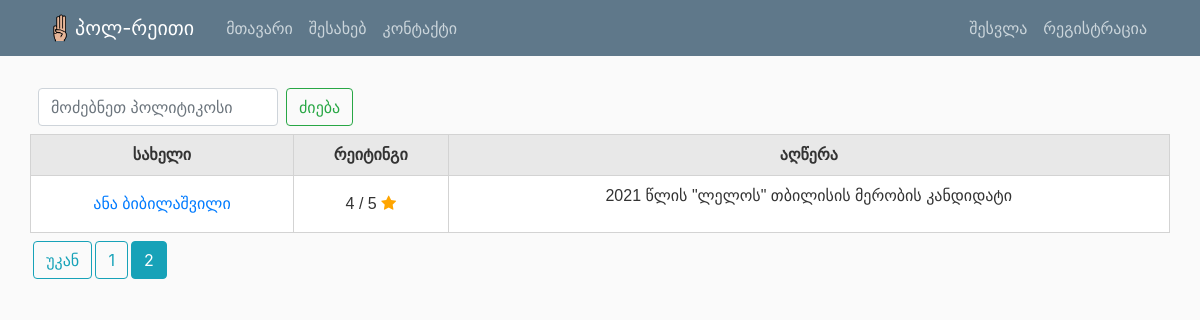
The app's page /search/?page=2 with its own data.
### politicians/models.py (models this page shows, shortened)
class Post(models.Model):
    name = models.CharField(max_length=150)
    description = models.TextField()
    def get_avg_rating(self):
        reviews = Review.objects.filter(postz=self)
        count = len(reviews) or 1
        sum = 0
        for rvw in reviews:
            sum += rvw.general_rate
        return sum/count or ' '

class Review(models.Model):
    approved = models.BooleanField(default=False)
    user = models.ForeignKey(User, on_delete=models.CASCADE)
    postz = models.ForeignKey(Post, related_name="comments", on_delete=models.CASCADE)
    comment = models.TextField(max_length=300, blank=True)
    honesty_rate = models.IntegerField()
    focus_rate = models.IntegerField()
    ambition_rate = models.IntegerField()
    respect_rate = models.IntegerField()
    persuasiveness_rate = models.IntegerField()
    general_rate = models.IntegerField()
    created_at = models.DateTimeField(auto_now_add=True)

### politicians/views.py (the view)
# urls.py: path('search/', views.search_venues, name='search-venues'),
def search_venues(request):
    if request.method == "POST":
        searched = request.POST['searched']
        venues = Post.objects.filter(name__icontains=searched)
        ordered_venues = venues.order_by('name')
        ordered_posts = Post.objects.order_by('name')
        venueP = Paginator(ordered_venues, 8)
        venuePage = request.GET.get('page')
        venuesList = venueP.get_page(venuePage)
        return render(request, 'politicians/search_venues.html', {'searched': searched, 'venues': ordered_venues, 'title': searched, 'posts': ordered_posts, 'venuesList' : venuesList})
    else:
        postP = Paginator(Post.objects.all(), 8)
        postPage = request.GET.get('page')
        postsList = postP.get_page(postPage)
        context = {
            'posts': Post.objects.all(),
            'venuesList': postsList,
        }
        return render(request, 'politicians/search_venues.html', context)

### politicians/templates/politicians/search_venues.html (shortened to what this page needs)
{% extends "politicians/base.html" %}
{% block content %}
{% if searched %}
<form style="width: 20%; margin: 0.5rem;" class="search-bar d-flex" method=POST action="{% url 'search-venues' %}">
  {% csrf_token %}
  <input class='form-control me-2' style="width: 15rem; max-width: 15rem;" type="search" placeholder="Search for a college" aria-label="Search" name="searched">
  <button style="margin-left: 0.5rem;" class='btn btn-outline-success' type="submit">ძიება</button>
</form>
<h3 style="width: 100%">{{ searched }}</h1>
<table>
    <tr>
      <th>სახელი</th>
      <th>რეიტინგი</th>
      <th>აღწერა</th>
    </tr>
    {% for venue in venuesList %}
    <tr>
            <td><a href="{% url 'politician-detail' venue.id %}">{{ venue.name }}</a></td>
            <td>{{ venue.get_avg_rating|floatformat }} / 5 <span class="fa fa-star checked"></span></td>
            <td>{{ venue.description|safe|truncatechars:"70"|linebreaks }}</td>
    </tr>
    {% endfor %}
</table>
  {% if venuesList.has_previous %}
    <a style="margin-top: 0.5rem; margin-left: 0.2rem" class="btn btn-outline-info mb-4" href="?page={{ venuesList.previous_page_number }}">უკან</a>
  {% endif %}
  {% if venuesList.paginator.page_range > 1 %}
  {% for num in venuesList.paginator.page_range %}
    {% if venuesList.number == num %}
      <a style="margin-top: 0.5rem; margin-left: 0.2rem" class="btn btn-info mb-4" href="?page={{ num }}">{{ num }}</a>
    {% elif num > venuesList.number|add:'-3' and num < venuesList.number|add:'3' %}
      <a style="margin-top: 0.5rem; margin-left: 0.2rem" class="btn btn-outline-info mb-4" href="?page={{ num }}">{{ num }}</a>
    {% endif %}
  {% endfor %}
  {% endif %}
  {% if venuesList.has_next %}
    <a style="margin-top: 0.5rem; margin-left: 0.2rem" class="btn btn-outline-info mb-4" href="?page={{ venuesList.next_page_number }}">შემდეგი</a>
  {% endif %}
{% else %}
<form style="width: 20%; margin: 0.5rem;" class="search-bar d-flex" method=POST action="{% url 'search-venues' %}">
  <input class='form-control me-2' style="width: 15rem; max-width: 15rem;" type="search" placeholder="მოძებნეთ პოლიტიკოსი" aria-label="Search" name="searched">
  <button style="margin-left: 0.5rem;" class='btn btn-outline-success' type="submit">ძიება</button>
</form>
<table>
    <tr>
      <th>სახელი</th>
      <th>რეიტინგი</th>
      <th>აღწერა</th>
    </tr>
    {% for post in venuesList %}
    <tr>
            <td><a href="{% url 'politician-detail' post.id %}">{{ post.name }}</a></td>
            <td>{{ post.get_avg_rating|floatformat }} / 5 <span class="fa fa-star checked"></span></td>
            <td>{{ post.description|safe|truncatechars:"70"|linebreaks }}</td>
    </tr>
    {% endfor %}
</table>
  {% if venuesList.has_previous %}
    <a style="margin-top: 0.5rem; margin-left: 0.2rem" class="btn btn-outline-info mb-4" href="?page={{ venuesList.previous_page_number }}">უკან</a>
  {% endif %}
  {% for num in venuesList.paginator.page_range %}
    {% if venuesList.number == num %}
      <a style="margin-top: 0.5rem; margin-left: 0.2rem" class="btn btn-info mb-4" href="?page={{ num }}">{{ num }}</a>
    {% elif num > venuesList.number|add:'-3' and num < venuesList.number|add:'3' %}
      <a style="margin-top: 0.5rem; margin-left: 0.2rem" class="btn btn-outline-info mb-4" href="?page={{ num }}">{{ num }}</a>
    {% endif %}
  {% endfor %}
{% endif %}
{% endblock content %}

### politicians/static/politicians/main.css (style rules this page uses)
body { background: #fafafa; color: #333333; margin-top: 5rem; }
.checked { color: orange; }

### politicians/static/politicians/table.css (style rules this page uses)
th, td { text-align: center; border-style: solid; border-color: lightgrey; border-width: 1px; padding: 8px; word-wrap: break-word; }
th { background-color: #e8e8e8; }
td { word-wrap: break-word; }
table { font-family: arial, sans-serif; border-collapse: collapse; width: 100%; background: #ffffff; }

### records on screen
Post: name "ანა ბიბილაშვილი", get_avg_rating "4", description "2021 წლის \"ლელოს\" თბილისის მერობის კანდიდატი"

### other values on screen
{{ num }} "1"
{{ num }} "2"
